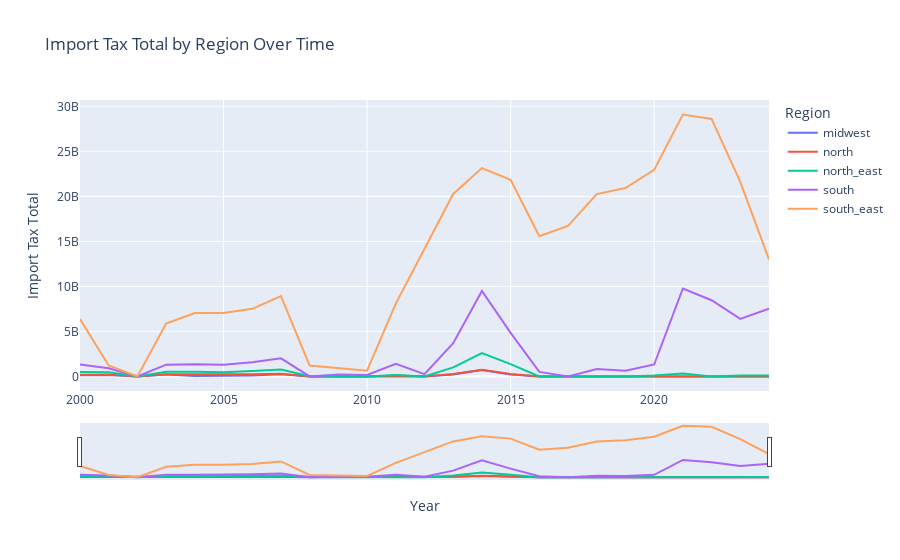

Notebook code cell kept with this figure:
### Code cell
region_import_tax_fig: Figure = create_tax_trend_plot(df=plt_region_trend_df, tax_type="import", column="region")
region_import_tax_fig.show()

### Figure 1 — Plotly figure (JSON) as saved in the notebook; plotly's stock layout.template omitted (floating-point values rounded to 4 significant figures)
{"data": [{"customdata": [["midwest"], ["midwest"], ["midwest"], ["midwest"], ["midwest"], ["midwest"], ["midwest"], ["midwest"], ["midwest"], ["midwest"], ["midwest"], ["midwest"], ["midwest"], ["midwest"], ["midwest"], ["midwest"], ["midwest"], ["midwest"], ["midwest"], ["midwest"], ["midwest"], ["midwest"], ["midwest"], ["midwest"], ["midwest"]], "hovertemplate": "region=%{customdata[0]}<br>Year=%{x}<br>Import Tax Total=%{y}<extra></extra>", "legendgroup": "midwest", "line": {"color": "#636efa", "dash": "solid"}, "marker": {"symbol": "circle"}, "mode": "lines", "name": "midwest", "orientation": "v", "showlegend": true, "type": "scatter", "x": [2000, 2001, 2002, 2003, 2004, 2005, 2006, 2007, 2008, 2009, 2010, 2011, 2012, 2013, 2014, 2015, 2016, 2017, 2018, 2019, 2020, 2021, 2022, 2023, 2024], "xaxis": "x", "y": [126897245, 168932786, 0, 206559645, 39321424, 53943133, 113825951, 256440986, 1101055, 1744754, 0, 96520692, 0, 221152351, 722570381, 204390493, 0, 1357881, 0, 0, 0, 0, 0, 0, 0], "yaxis": "y"}, {"customdata": [["north"], ["north"], ["north"], ["north"], ["north"], ["north"], ["north"], ["north"], ["north"], ["north"], ["north"], ["north"], ["north"], ["north"], ["north"], ["north"], ["north"], ["north"], ["north"], ["north"], ["north"], ["north"], ["north"], ["north"], ["north"]], "hovertemplate": "region=%{customdata[0]}<br>Year=%{x}<br>Import Tax Total=%{y}<extra></extra>", "legendgroup": "north", "line": {"color": "#EF553B", "dash": "solid"}, "marker": {"symbol": "circle"}, "mode": "lines", "name": "north", "orientation": "v", "showlegend": true, "type": "scatter", "x": [2000, 2001, 2002, 2003, 2004, 2005, 2006, 2007, 2008, 2009, 2010, 2011, 2012, 2013, 2014, 2015, 2016, 2017, 2018, 2019, 2020, 2021, 2022, 2023, 2024], "xaxis": "x", "y": [195318445, 208354309, 5379, 231606287, 242467856, 210298206, 237389035, 313330816, 76432, 0, 2180823, 27757849, 6537218, 276605671, 736496190, 277176636, 31240, 4642, 0, 59912322, 25, 5654, 46164, 2120391, 0], "yaxis": "y"}, {"customdata": [["north_east"], ["north_east"], ["north_east"], ["north_east"], ["north_east"], ["north_east"], ["north_east"], ["north_east"], ["north_east"], ["north_east"], ["north_east"], ["north_east"], ["north_east"], ["north_east"], ["north_east"], ["north_east"], ["north_east"], ["north_east"], ["north_east"], ["north_east"], ["north_east"], ["north_east"], ["north_east"], ["north_east"], ["north_east"]], "hovertemplate": "region=%{customdata[0]}<br>Year=%{x}<br>Import Tax Total=%{y}<extra></extra>", "legendgroup": "north_east", "line": {"color": "#00cc96", "dash": "solid"}, "marker": {"symbol": "circle"}, "mode": "lines", "name": "north_east", "orientation": "v", "showlegend": true, "type": "scatter", "x": [2000, 2001, 2002, 2003, 2004, 2005, 2006, 2007, 2008, 2009, 2010, 2011, 2012, 2013, 2014, 2015, 2016, 2017, 2018, 2019, 2020, 2021, 2022, 2023, 2024], "xaxis": "x", "y": [480637991, 469206046, 0, 521775978, 524525499, 479127489, 601814461, 758850131, 15923187, 4749671, 5655269, 150612589, 0, 1005075859, 2596223261, 1366291497, 0, 0, 69853, 0, 105429272, 329390874, 1384262, 106387277, 113326661], "yaxis": "y"}, {"customdata": [["south"], ["south"], ["south"], ["south"], ["south"], ["south"], ["south"], ["south"], ["south"], ["south"], ["south"], ["south"], ["south"], ["south"], ["south"], ["south"], ["south"], ["south"], ["south"], ["south"], ["south"], ["south"], ["south"], ["south"], ["south"]], "hovertemplate": "region=%{customdata[0]}<br>Year=%{x}<br>Import Tax Total=%{y}<extra></extra>", "legendgroup": "south", "line": {"color": "#ab63fa", "dash": "solid"}, "marker": {"symbol": "circle"}, "mode": "lines", "name": "south", "orientation": "v", "showlegend": true, "type": "scatter", "x": [2000, 2001, 2002, 2003, 2004, 2005, 2006, 2007, 2008, 2009, 2010, 2011, 2012, 2013, 2014, 2015, 2016, 2017, 2018, 2019, 2020, 2021, 2022, 2023, 2024], "xaxis": "x", "y": [1332915998, 906910280, 0, 1311805338, 1347918674, 1298909100, 1573616342, 2010055051, 0, 212391828, 165202485, 1395328311, 256296474, 3691649400, 9500827960, 4834893915, 503309535, 0, 815310614, 634653800, 1329640629, 9772813557, 8464387246, 6391414351, 7537483878], "yaxis": "y"}, {"customdata": [["south_east"], ["south_east"], ["south_east"], ["south_east"], ["south_east"], ["south_east"], ["south_east"], ["south_east"], ["south_east"], ["south_east"], ["south_east"], ["south_east"], ["south_east"], ["south_east"], ["south_east"], ["south_east"], ["south_east"], ["south_east"], ["south_east"], ["south_east"], ["south_east"], ["south_east"], ["south_east"], ["south_east"], ["south_east"]], "hovertemplate": "region=%{customdata[0]}<br>Year=%{x}<br>Import Tax Total=%{y}<extra></extra>", "legendgroup": "south_east", "line": {"color": "#FFA15A", "dash": "solid"}, "marker": {"symbol": "circle"}, "mode": "lines", "name": "south_east", "orientation": "v", "showlegend": true, "type": "scatter", "x": [2000, 2001, 2002, 2003, 2004, 2005, 2006, 2007, 2008, 2009, 2010, 2011, 2012, 2013, 2014, 2015, 2016, 2017, 2018, 2019, 2020, 2021, 2022, 2023, 2024], "xaxis": "x", "y": [6374825241, 1220805647, 0, 5879136436, 7045421625, 7043638142, 7507498430, 8914191650, 1212391137, 920547860, 634469139, 8085147928, 14149287794, 20270473511, 23138091370, 21841891704, 15576983597, 16711250671, 20255699213, 20919997359, 22942818303, 29084321244, 28595102953, 21604002214, 13006491796], "yaxis": "y"}], "layout": {"hovermode": "closest", "legend": {"title": {"text": "Region"}, "tracegroupgap": 0}, "title": {"text": "Import Tax Total by Region Over Time"}, "xaxis": {"anchor": "y", "domain": [0, 1], "rangeslider": {"visible": true}, "title": {"text": "Year"}}, "yaxis": {"anchor": "x", "domain": [0, 1], "title": {"text": "Import Tax Total"}}}}
